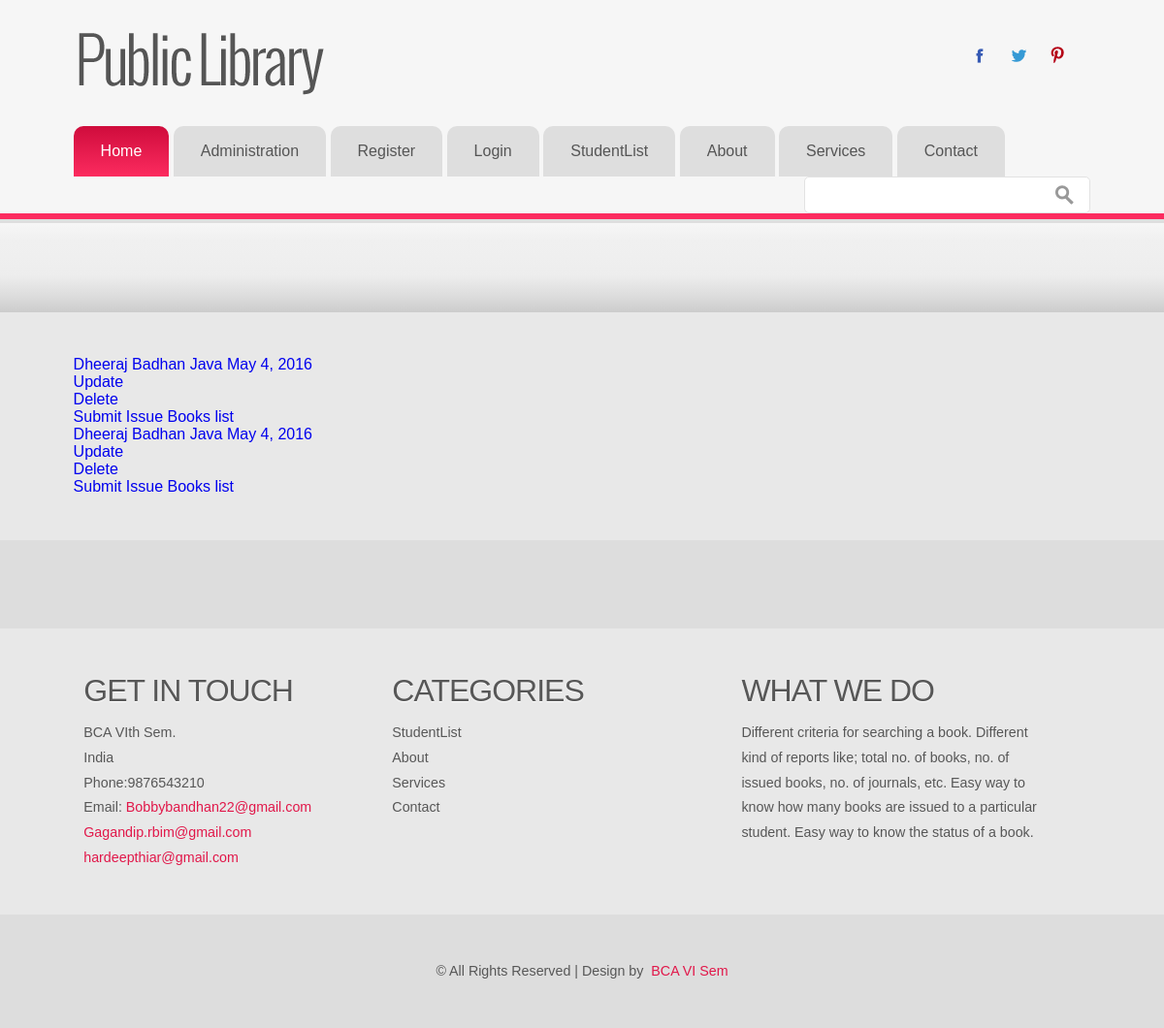
The app's page /issue/, older data.
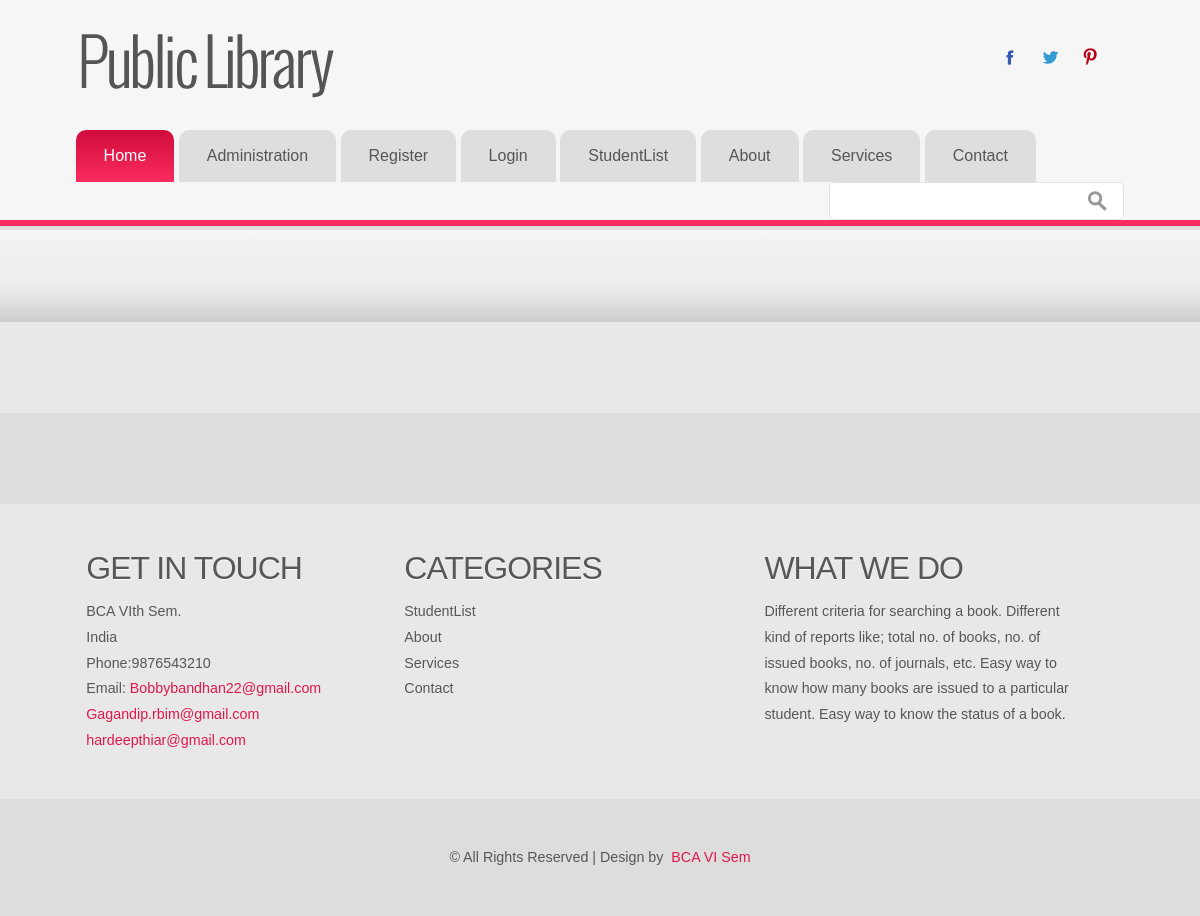
The same page, newer data.
### libsys/models.py (models this page shows, shortened)
class Issue(models.Model):
	regno = models.ForeignKey(Student)
	accno = models.ForeignKey(Book)
	date_of_issue = models.DateField()

class Student(models.Model):
	name = models.CharField(max_length=50)
	regno = models.IntegerField()
	date_of_issue = models.DateField()
	address = models.TextField()
	course = models.CharField(
		max_length=10,
		choices = (
			('BCA', 'BCA'),
			('BBA', 'BBA'),
			('MBA', 'MBA'),
			('B.Com', 'B.Com')
		)
	)
	accno = models.ForeignKey(Book)
	gender = models.CharField(
		max_length=1,
		choices = (
			('M', 'Male'),
			('F', 'Female')
		)
	)
	def __str__(self):
		return self.name

class Book(models.Model):
	accno = models.IntegerField(primary_key=True)
	author = models.CharField(max_length=50)
	title = models.CharField(max_length=50)
	publication = models.CharField(max_length=50)
	edition = models.CharField(max_length=50)
	no_of_copies = models.IntegerField()
	volume = models.CharField(max_length=50)
	date_purchase = models.DateField()
	price = models.FloatField()
	status = models.CharField(max_length=50)
	def __str__(self):
		return self.title

### libsys/views.py (the view)
# urls.py: url(r'^issue/$', views.Issue1.as_view(), name='issue'),
class Issue1(ListView):
	template_name = "libsys/issue.html"
	model=Issue

### libsys/templates/libsys/issue.html
{% extends 'libsys/LLLL.html' %}
{% block content %}
	{% for Issue in object_list %}
	<div class="col-md-12">
		<a href="{% url 'issue_detail' Issue.pk %}">
			{{ Issue.regno }}
			{{ Issue.accno }}
			{{ Issue.date_of_issue }}
		</a>
	</div>
	<div class="col-md-12">
		<a href="{% url 'issue_update' Issue.pk %}">
			Update
		</a>
	</div>
	<div class="col-md-12">
		<a href="{% url 'issue_delete' Issue.pk %}">
			Delete
		</a>
	</div>
	<div class="col-md-12">
		<a href="{% url 'issue_create' %}">
			Submit Issue Books list
		</a>
	</div>
	{% endfor %}
{% endblock %}

Row changes from the older to the newer data that the page shows:
removed Issue: regno "Dheeraj Badhan", accno "Java", date_of_issue "May 4, 2016"
removed Issue: regno "Dheeraj Badhan", accno "Java", date_of_issue "May 4, 2016"
